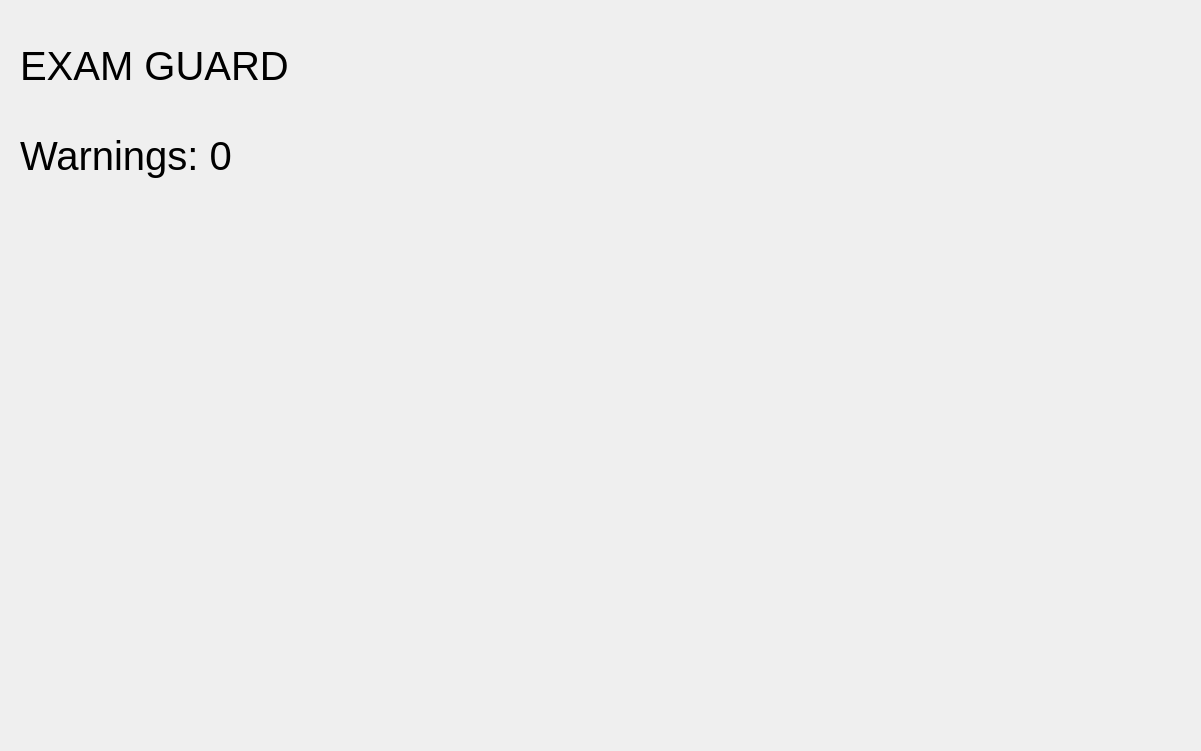
<?xml version="1.0" encoding="UTF-8"?>
<ui version="4.0">
 <class>MainWindow</class>
 <widget class="QMainWindow" name="MainWindow">
  <property name="geometry">
   <rect>
    <x>0</x>
    <y>0</y>
    <width>1201</width>
    <height>751</height>
   </rect>
  </property>
  <property name="windowTitle">
   <string>EXAM GUARD</string>
  </property>
  <widget class="QWidget" name="centralwidget">
   <widget class="QLabel" name="VideoFeed">
    <property name="geometry">
     <rect>
      <x>670</x>
      <y>30</y>
      <width>481</width>
      <height>371</height>
     </rect>
    </property>
    <property name="text">
     <string/>
    </property>
    <property name="pixmap">
     <pixmap>../../../../Downloads/WhatsApp Image 2024-04-20 at 17.43.35_42a1ee87.jpg</pixmap>
    </property>
   </widget>
   <widget class="QLabel" name="label_3">
    <property name="geometry">
     <rect>
      <x>20</x>
      <y>30</y>
      <width>619</width>
      <height>71</height>
     </rect>
    </property>
    <property name="font">
     <font>
      <pointsize>30</pointsize>
     </font>
    </property>
    <property name="text">
     <string>EXAM GUARD</string>
    </property>
   </widget>
   <widget class="QLabel" name="WarningLabel">
    <property name="geometry">
     <rect>
      <x>20</x>
      <y>110</y>
      <width>619</width>
      <height>91</height>
     </rect>
    </property>
    <property name="font">
     <font>
      <pointsize>30</pointsize>
     </font>
    </property>
    <property name="text">
     <string>Warnings: 0</string>
    </property>
   </widget>
  </widget>
 </widget>
 <resources/>
 <connections/>
</ui>
